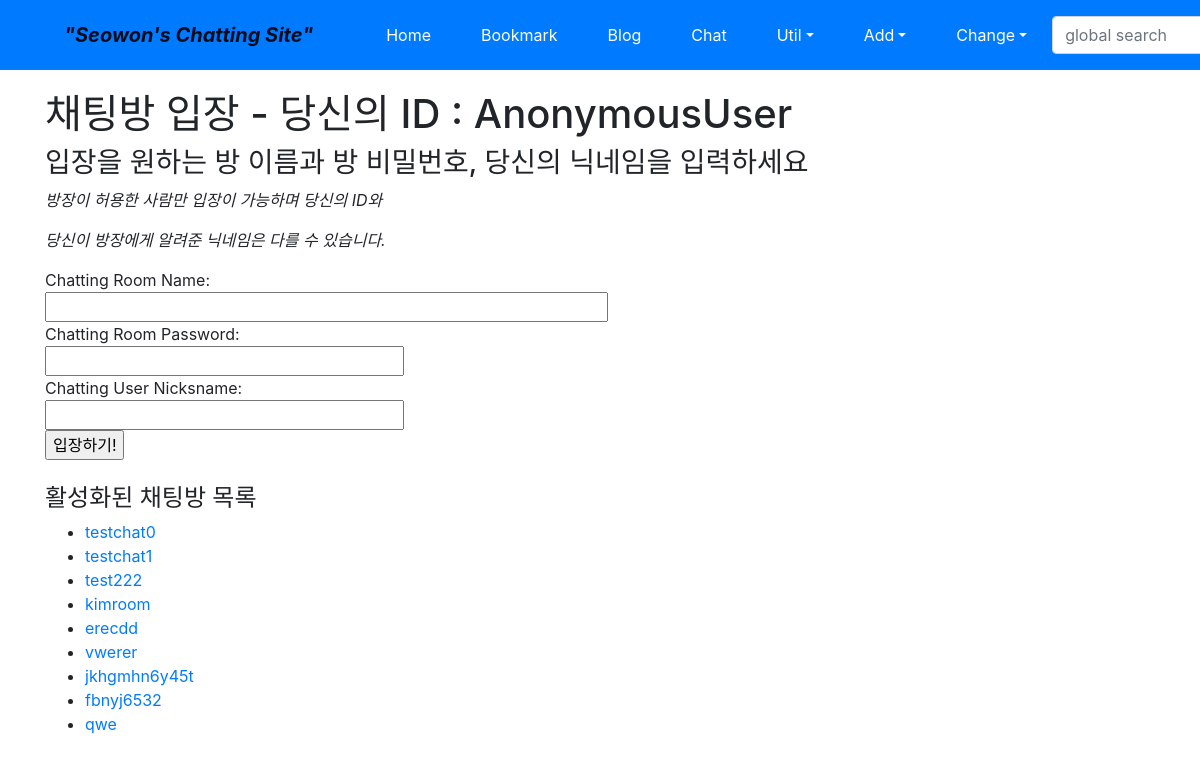
Page /chat/ on the committed database.
### chat/models.py (models this page shows, shortened)
class Chatting(models.Model):
	title = models.CharField('TITLE', max_length=100, unique=True, blank=False, null=False)
	password = models.CharField('PASSWORD', max_length=15 ,unique=False, null=False, blank=False)
	member = models.CharField('MEMBER', max_length=1000, unique=False, null = True, blank = True)
	owner = models.ForeignKey(User, on_delete=models.CASCADE, blank=True, null=True)
	def __str__(self):
		return str(self.title)

### chat/views.py (the view)
# urls.py: path('', views.ChattingLV.as_view(), name = 'index'),
class ChattingLV(ListView, LoginRequiredMixin):
	model = Chatting
	template_name = 'chat/index.html'

### chat/templates/chat/index.html (shortened to what this page needs)
{% extends "base.html" %}
{% block content %}
<h1> 채팅방 입장 - 당신의 ID : {{user}}</h1>
<h3>입장을 원하는 방 이름과 방 비밀번호, 당신의 닉네임을 입력하세요</h3>
<p class="font-italic">방장이 허용한 사람만 입장이 가능하며 당신의 ID와</p>
<p class="font-italic">당신이 방장에게 알려준 닉네임은 다를 수 있습니다.</p>
    Chatting Room Name:<br>
    <input id="room-name-input" type="text" size="50" name="room-name"/><br>
    Chatting Room Password:<br>
    <input id="room-pass-input" type="text" size="30" name="room-pass"/><br>
    Chatting User Nicksname:<br>
    <input id="room-nick-input" type="text" size="30" name="room-nick"/><br>
    <input id="room-name-submit" type="button" value="입장하기!" size="40"><br>
<br><h4>활성화된 채팅방 목록</h4>
<ul>
	{% for chatting in object_list %}
		<li>
		<a href="">{{ chatting }}</a>
		</li>
	{% endfor %}
</ul>
{% endblock %}

### rows in the picture
Chatting: title "testchat0"
Chatting: title "testchat1"
Chatting: title "test222"
Chatting: title "kimroom"
Chatting: title "erecdd"
Chatting: title "vwerer"
Chatting: title "jkhgmhn6y45t"
Chatting: title "fbnyj6532"
Chatting: title "qwe"

### other values in the picture
{{ user }} "AnonymousUser"
